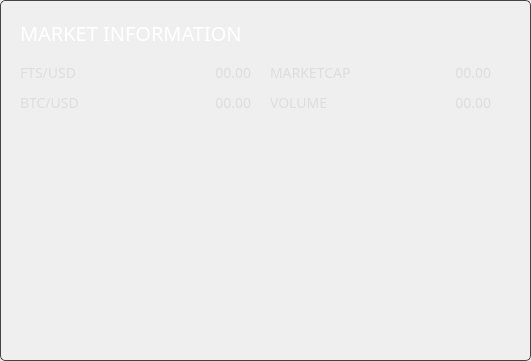
      <widget class="QGroupBox" name="ov_marketBox">
       <property name="geometry">
        <rect>
         <x>510</x>
         <y>20</y>
         <width>531</width>
         <height>361</height>
        </rect>
       </property>
       <property name="styleSheet">
        <string notr="true">border-radius: 5px; border: 1px solid #444;</string>
       </property>
       <property name="title">
        <string/>
       </property>
       <widget class="QLabel" name="m_chart">
        <property name="geometry">
         <rect>
          <x>20</x>
          <y>140</y>
          <width>481</width>
          <height>191</height>
         </rect>
        </property>
        <property name="minimumSize">
         <size>
          <width>481</width>
          <height>191</height>
         </size>
        </property>
        <property name="styleSheet">
         <string notr="true">border: none;</string>
        </property>
        <property name="text">
         <string/>
        </property>
       </widget>
       <widget class="QLabel" name="m_volume">
        <property name="geometry">
         <rect>
          <x>380</x>
          <y>90</y>
          <width>111</width>
          <height>25</height>
         </rect>
        </property>
        <property name="font">
         <font>
          <family>Poppins</family>
          <pointsize>-1</pointsize>
         </font>
        </property>
        <property name="styleSheet">
         <string notr="true">color: #ddd;
background: transparent;
font-family: Poppins;
font-size: 14px;
border: none;</string>
        </property>
        <property name="text">
         <string notr="true">00.00</string>
        </property>
        <property name="alignment">
         <set>Qt::AlignRight|Qt::AlignTrailing|Qt::AlignVCenter</set>
        </property>
       </widget>
       <widget class="QLabel" name="m_marketCap">
        <property name="geometry">
         <rect>
          <x>410</x>
          <y>60</y>
          <width>81</width>
          <height>25</height>
         </rect>
        </property>
        <property name="font">
         <font>
          <family>Poppins</family>
          <pointsize>-1</pointsize>
         </font>
        </property>
        <property name="styleSheet">
         <string notr="true">color: #ddd;
background: transparent;
font-family: Poppins;
font-size: 14px;
border: none;</string>
        </property>
        <property name="text">
         <string notr="true">00.00</string>
        </property>
        <property name="alignment">
         <set>Qt::AlignRight|Qt::AlignTrailing|Qt::AlignVCenter</set>
        </property>
       </widget>
       <widget class="QLabel" name="m_ccxusd">
        <property name="geometry">
         <rect>
          <x>170</x>
          <y>60</y>
          <width>81</width>
          <height>25</height>
         </rect>
        </property>
        <property name="font">
         <font>
          <family>Poppins</family>
          <pointsize>-1</pointsize>
         </font>
        </property>
        <property name="styleSheet">
         <string notr="true">color: #ddd;
background: transparent;
font-family: Poppins;
font-size: 14px;
border: none;</string>
        </property>
        <property name="text">
         <string notr="true">00.00</string>
        </property>
        <property name="alignment">
         <set>Qt::AlignRight|Qt::AlignTrailing|Qt::AlignVCenter</set>
        </property>
       </widget>
       <widget class="QLabel" name="label_12">
        <property name="geometry">
         <rect>
          <x>20</x>
          <y>60</y>
          <width>91</width>
          <height>25</height>
         </rect>
        </property>
        <property name="font">
         <font>
          <family>Poppins</family>
          <pointsize>-1</pointsize>
         </font>
        </property>
        <property name="styleSheet">
         <string notr="true">color: #ddd;
background: transparent;
font-family: Poppins;
font-size: 14px;
border: none;</string>
        </property>
        <property name="text">
         <string>FTS/USD</string>
        </property>
       </widget>
       <widget class="QLabel" name="m_btcusd">
        <property name="geometry">
         <rect>
          <x>180</x>
          <y>90</y>
          <width>71</width>
          <height>25</height>
         </rect>
        </property>
        <property name="font">
         <font>
          <family>Poppins</family>
          <pointsize>-1</pointsize>
         </font>
        </property>
        <property name="styleSheet">
         <string notr="true">color: #ddd;
background: transparent;
font-family: Poppins;
font-size: 14px;
border: none;</string>
        </property>
        <property name="text">
         <string notr="true">00.00</string>
        </property>
        <property name="alignment">
         <set>Qt::AlignRight|Qt::AlignTrailing|Qt::AlignVCenter</set>
        </property>
       </widget>
       <widget class="QLabel" name="label_7">
        <property name="geometry">
         <rect>
          <x>270</x>
          <y>90</y>
          <width>61</width>
          <height>25</height>
         </rect>
        </property>
        <property name="font">
         <font>
          <family>Poppins</family>
          <pointsize>-1</pointsize>
         </font>
        </property>
        <property name="styleSheet">
         <string notr="true">color: #ddd;
background: transparent;
font-family: Poppins;
font-size: 14px;
border: none;</string>
        </property>
        <property name="text">
         <string>VOLUME</string>
        </property>
       </widget>
       <widget class="QLabel" name="label_9">
        <property name="geometry">
         <rect>
          <x>270</x>
          <y>60</y>
          <width>101</width>
          <height>25</height>
         </rect>
        </property>
        <property name="font">
         <font>
          <family>Poppins</family>
          <pointsize>-1</pointsize>
         </font>
        </property>
        <property name="styleSheet">
         <string notr="true">color: #ddd;
background: transparent;
font-family: Poppins;
font-size: 14px;
border: none;</string>
        </property>
        <property name="text">
         <string>MARKETCAP</string>
        </property>
       </widget>
       <widget class="QLabel" name="label_11">
        <property name="geometry">
         <rect>
          <x>20</x>
          <y>90</y>
          <width>91</width>
          <height>25</height>
         </rect>
        </property>
        <property name="font">
         <font>
          <family>Poppins</family>
          <pointsize>-1</pointsize>
         </font>
        </property>
        <property name="styleSheet">
         <string notr="true">color: #ddd;
background: transparent;
font-family: Poppins;
font-size: 14px;
border: none;</string>
        </property>
        <property name="text">
         <string>BTC/USD</string>
        </property>
       </widget>
       <widget class="QPushButton" name="chartButton">
        <property name="geometry">
         <rect>
          <x>660</x>
          <y>270</y>
          <width>21</width>
          <height>23</height>
         </rect>
        </property>
        <property name="text">
         <string/>
        </property>
        <property name="icon">
         <iconset resource="../../resources.qrc">
          <normaloff>:/icons/tx-mined</normaloff>:/icons/tx-mined</iconset>
        </property>
       </widget>
       <widget class="QLabel" name="m_chart_2">
        <property name="geometry">
         <rect>
          <x>20</x>
          <y>140</y>
          <width>481</width>
          <height>191</height>
         </rect>
        </property>
        <property name="styleSheet">
         <string notr="true">border: none;</string>
        </property>
        <property name="text">
         <string/>
        </property>
       </widget>
       <widget class="QLabel" name="label_13">
        <property name="geometry">
         <rect>
          <x>20</x>
          <y>20</y>
          <width>241</width>
          <height>25</height>
         </rect>
        </property>
        <property name="font">
         <font>
          <family>Poppins</family>
          <pointsize>-1</pointsize>
         </font>
        </property>
        <property name="styleSheet">
         <string notr="true">color: #fff;
background: transparent;
font-size: 20px;
font-family: Poppins;
border: none;
text-align: left;
</string>
        </property>
        <property name="text">
         <string>MARKET INFORMATION</string>
        </property>
       </widget>
       <zorder>m_volume</zorder>
       <zorder>m_marketCap</zorder>
       <zorder>m_ccxusd</zorder>
       <zorder>label_12</zorder>
       <zorder>m_btcusd</zorder>
       <zorder>label_7</zorder>
       <zorder>label_9</zorder>
       <zorder>label_11</zorder>
       <zorder>chartButton</zorder>
       <zorder>m_chart_2</zorder>
       <zorder>label_13</zorder>
       <zorder>m_chart</zorder>
      </widget>
